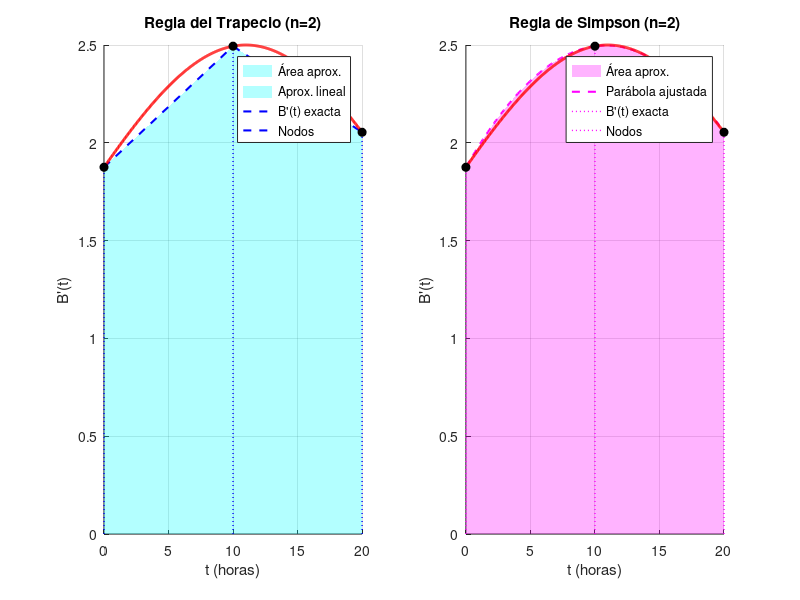

MATLAB code to generate this figure: (Note: this script raises an error after producing the figure.)
% Laboratorio 2 - Código 1
% Valor exacto y aproximaciones con 2 subintervalos

% Función B'(t)
Bprima = @(t) (30 * exp(-0.1*t)) ./ (1 + 3*exp(-0.1*t)).^2;

a = 0;
b = 20;
n = 2;
h = (b - a) / n;
t = a:h:b;

% Valor exacto (primitiva analítica)
primitiva = @(t) 100 ./ (1 + 3*exp(-0.1*t));
exacto = primitiva(b) - primitiva(a);

% Regla del Trapecio
trapecio = h/2 * (Bprima(t(1)) + 2*Bprima(t(2)) + Bprima(t(end)));

% Regla de Simpson
simpson = h/3 * (Bprima(t(1)) + 4*Bprima(t(2)) + Bprima(t(end)));

% Resultados
fprintf('Valor exacto:     %.6f\n', exacto);
fprintf('Trapecio (n=2):   %.6f\n', trapecio);
fprintf('Error trapecio:   %.6f\n', abs(exacto - trapecio));
fprintf('Simpson (n=2):    %.6f\n', simpson);
fprintf('Error Simpson:    %.6f\n', abs(exacto - simpson));

% ---- GRÁFICO ----
t_fino = linspace(a, b, 500);

figure;

% --- Subplot 1: Trapecio ---
subplot(1,2,1);
hold on;

% Área del trapecio (relleno)
t_trap = [t(1), t(2), t(3)];
y_trap = Bprima(t_trap);
fill([t_trap(1) t_trap(2) t_trap(2) t_trap(1)], ...
     [0 0 y_trap(2) y_trap(1)], 'c', 'FaceAlpha', 0.3, 'EdgeColor', 'none');
fill([t_trap(2) t_trap(3) t_trap(3) t_trap(2)], ...
     [0 0 y_trap(3) y_trap(2)], 'c', 'FaceAlpha', 0.3, 'EdgeColor', 'none');

% Líneas del trapecio
plot([t_trap(1) t_trap(2)], [y_trap(1) y_trap(2)], 'b--', 'LineWidth', 1.5);
plot([t_trap(2) t_trap(3)], [y_trap(2) y_trap(3)], 'b--', 'LineWidth', 1.5);
for i = 1:3
    plot([t_trap(i) t_trap(i)], [0 y_trap(i)], 'b:', 'LineWidth', 1);
end

% Curva real
plot(t_fino, Bprima(t_fino), 'r-', 'LineWidth', 2);
plot(t_trap, y_trap, 'ko', 'MarkerFaceColor', 'k', 'MarkerSize', 6);

xlabel('t (horas)');
ylabel("B'(t)");
title('Regla del Trapecio (n=2)');
legend("Área aprox.", "Aprox. lineal", "B'(t) exacta", 'Nodos', ...
       'Location', 'northeast');
grid on;
hold off;

% --- Subplot 2: Simpson ---
subplot(1,2,2);
hold on;

% Parábola de Simpson entre t(1) y t(3)
t_simp = linspace(t(1), t(3), 200);
% Interpolación polinómica de grado 2 por los 3 puntos
p = polyfit(t, Bprima(t), 2);
y_parab = polyval(p, t_simp);

% Área bajo la parábola (relleno)
fill([t_simp, fliplr(t_simp)], [y_parab, zeros(1,length(t_simp))], ...
     'm', 'FaceAlpha', 0.3, 'EdgeColor', 'none');

% Parábola ajustada
plot(t_simp, y_parab, 'm--', 'LineWidth', 1.5);

% Líneas verticales en nodos
for i = 1:3
    plot([t(i) t(i)], [0 Bprima(t(i))], 'm:', 'LineWidth', 1);
end

% Curva real
plot(t_fino, Bprima(t_fino), 'r-', 'LineWidth', 2);
plot(t, Bprima(t), 'ko', 'MarkerFaceColor', 'k', 'MarkerSize', 6);

xlabel('t (horas)');
ylabel("B'(t)");
title('Regla de Simpson (n=2)');
legend("Área aprox.", "Parábola ajustada", "B'(t) exacta", 'Nodos', ...
       'Location', 'northeast');
grid on;
hold off;

sgtitle('Aproximación numérica de \int_0^{20} B''(t) dt con n=2 subintervalos');
